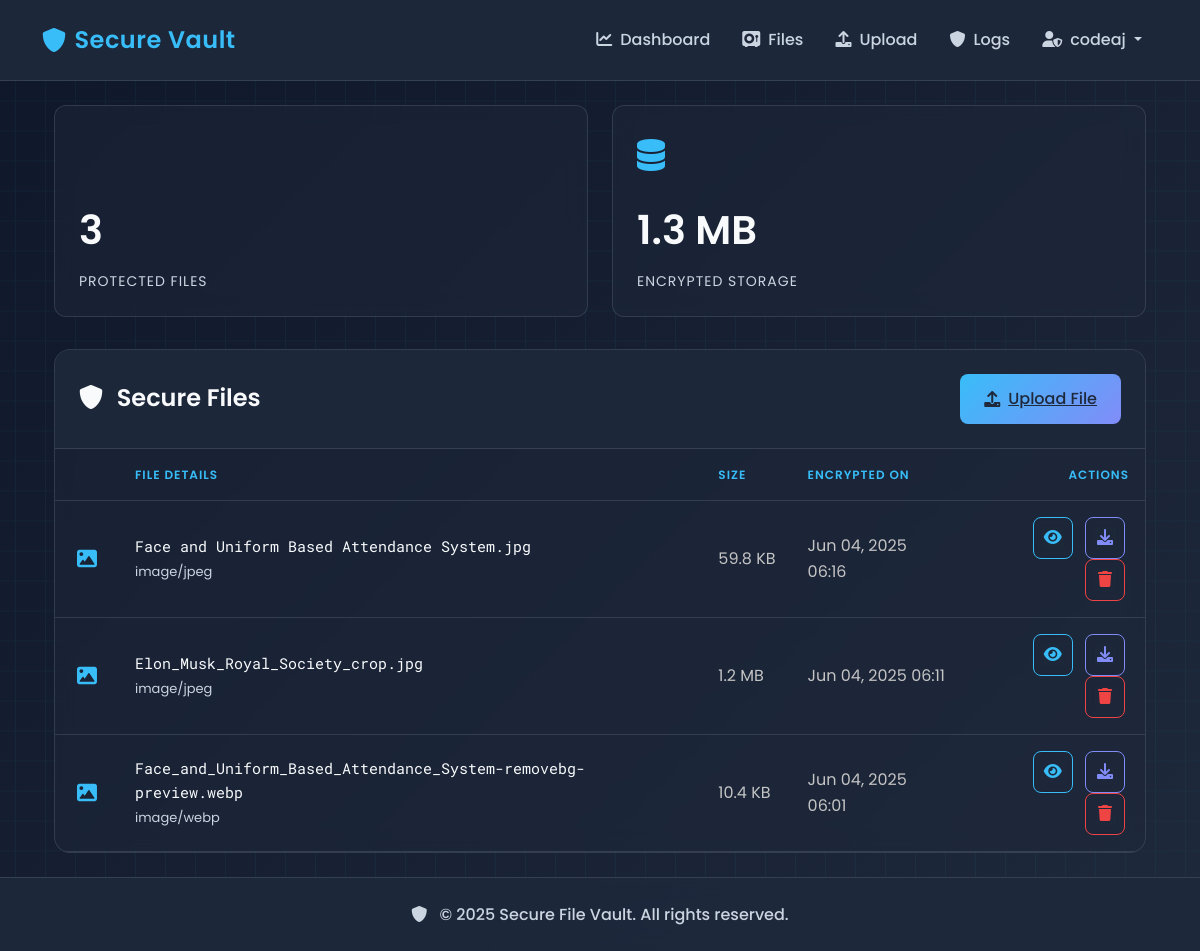
/vault/files/ (signed in), run on the app's committed database.
### users/models.py (models this page shows, shortened)
class CustomUser(AbstractUser):
    face_encoding = models.BinaryField(null=True, blank=True)
    use_face_auth = models.BooleanField(default=False)
    created_at = models.DateTimeField(auto_now_add=True)
    updated_at = models.DateTimeField(auto_now=True)
    class Meta:
        verbose_name = 'User'
        verbose_name_plural = 'Users'

### vault/models.py (models this page shows, shortened)
class EncryptedFile(models.Model):
    user = models.ForeignKey(settings.AUTH_USER_MODEL, on_delete=models.CASCADE)
    filename = models.CharField(max_length=255)
    original_filename = models.CharField(max_length=255)
    file_type = models.CharField(max_length=100)
    file_size = models.BigIntegerField()
    encrypted_path = models.CharField(max_length=255)
    salt = models.BinaryField()
    iv = models.BinaryField()
    created_at = models.DateTimeField(auto_now_add=True)
    updated_at = models.DateTimeField(auto_now=True)
    class Meta:
        ordering = ['-created_at']
        verbose_name = 'Encrypted File'
        verbose_name_plural = 'Encrypted Files'

### vault/views.py (the view)
# urls.py: path('files/', views.file_list, name='file-list'),
@login_required
def file_list(request):
    try:
        encrypted_files_path = settings.ENCRYPTED_FILES_ROOT
        if not os.path.exists(encrypted_files_path):
            os.makedirs(encrypted_files_path, exist_ok=True)
            print(f"Created encrypted files directory at {encrypted_files_path}")
        files = EncryptedFile.objects.filter(user=request.user).order_by('-created_at')
        file_count = files.count()
        print(f"Found {file_count} files for user {request.user.username}")
        total_size = files.aggregate(total=Sum('file_size'))['total'] or 0
        context = {
            'files': files,
            'total_size': total_size,
            'total_files': file_count,
            'user': request.user
        }
        return render(request, 'vault/file_list.html', context)
    except Exception as e:
        print(f"Error in file_list view: {str(e)}")
        messages.error(request, 'An error occurred while loading your files. Please try again.')
        return redirect('dashboard')

### templates/vault/file_list.html (shortened to what this page needs)
{% extends 'base.html' %}
{% load static %}
{% block content %}
<div class="container">
    <div class="stats-container">
        <div class="stats-grid">
            <div class="stat-card">
                <div class="stat-icon">
                </div>
                <div class="stat-value">{{ total_files }}</div>
                <div class="stat-label">Protected Files</div>
            </div>
            <div class="stat-card">
                <div class="stat-icon">
                    <i class="fas fa-database"></i>
                </div>
                <div class="stat-value">{{ total_size|filesizeformat }}</div>
                <div class="stat-label">Encrypted Storage</div>
            </div>
        </div>
    </div>
    <div class="files-container">
        <div class="table-header d-flex flex-wrap justify-content-between align-items-center">
            <h2>
                <i class="fas fa-shield-alt me-2"></i>
                Secure Files
            </h2>
            <a href="{% url 'upload-file' %}" class="upload-btn">
                <i class="fas fa-upload"></i>
                <span>Upload File</span>
            </a>
        </div>
        {% if files %}
            <div class="table-responsive">
                <table class="table align-middle mb-0">
                    <thead>
                        <tr>
                            <th style="width: 50px"></th>
                            <th>File Details</th>
                            <th>Size</th>
                            <th>Encrypted On</th>
                            <th class="text-end">Actions</th>
                        </tr>
                    </thead>
                    <tbody>
                        {% for file in files %}
                            <tr>
                                <td>
                                    <div class="file-icon">
                                        {% with file_type=file.file_type %}
                                            {% if 'image/' in file_type %}
                                                <i class="fas fa-image"></i>
                                            {% elif 'video/' in file_type %}
                                                <i class="fas fa-video"></i>
                                            {% elif 'audio/' in file_type %}
                                                <i class="fas fa-music"></i>
                                            {% elif 'application/pdf' in file_type %}
                                                <i class="fas fa-file-pdf"></i>
                                            {% elif 'msword' in file_type or 'wordprocessingml' in file_type %}
                                                <i class="fas fa-file-word"></i>
                                            {% elif 'spreadsheetml' in file_type or 'excel' in file_type %}
                                                <i class="fas fa-file-excel"></i>
                                            {% else %}
                                                <i class="fas fa-file-shield"></i>
                                            {% endif %}
                                        {% endwith %}
                                    </div>
                                </td>
                                <td>
                                    <div class="file-name">{{ file.original_filename }}</div>
                                    <div class="file-meta">{{ file.file_type }}</div>
                                </td>
                                <td>{{ file.file_size|filesizeformat }}</td>
                                <td>{{ file.created_at|date:"M d, Y H:i" }}</td>
                                <td>
                                    <div class="file-actions text-end">
                                        {% if 'image/' in file.file_type or 'application/pdf' in file.file_type %}
                                            <a href="{% url 'download-file' file.id %}?action=view"
                                               class="btn btn-outline-info"
                                               title="Secure View">
                                                <i class="fas fa-eye"></i>
                                            </a>
                                        {% endif %}
                                        <a href="{% url 'download-file' file.id %}?action=download"
                                           class="btn btn-outline-primary"
                                           title="Secure Download">
                                            <i class="fas fa-download"></i>
                                        </a>
                                        <a href="{% url 'delete-file' file.id %}"
                                           class="btn btn-outline-danger"
                                           title="Secure Delete">
                                            <i class="fas fa-trash"></i>
                                        </a>
                                    </div>
                                </td>
                            </tr>
                        {% endfor %}
                    </tbody>
                </table>
            </div>
        {% endif %}
    </div>
</div>
{% endblock %}

### templates/base.html (shortened to what this page needs)
<!DOCTYPE html>
<html lang="en">
<head>
    <link href="https://cdn.jsdelivr.net/npm/bootstrap@5.3.0/dist/css/bootstrap.min.css" rel="stylesheet">
    <link href="https://cdnjs.cloudflare.com/ajax/libs/font-awesome/6.0.0/css/all.min.css" rel="stylesheet">
</head>
<body>
    <div class="grid-bg"></div>
    <nav class="navbar navbar-expand-lg navbar-dark sticky-top">
        <div class="container">
            <a class="navbar-brand d-flex align-items-center" href="{% url 'dashboard' %}">
                <i class="fas fa-shield-alt me-2"></i>
                <span>Secure Vault</span>
            </a>
            <div class="collapse navbar-collapse" id="navbarNav">
                <ul class="navbar-nav ms-auto">
                    {% if user.is_authenticated %}
                        <li class="nav-item">
                            <a class="nav-link" href="{% url 'dashboard' %}">
                                <i class="fas fa-chart-line me-2"></i>Dashboard
                            </a>
                        </li>
                        <li class="nav-item">
                            <a class="nav-link" href="{% url 'file-list' %}">
                                <i class="fas fa-vault me-2"></i>Files
                            </a>
                        </li>
                        <li class="nav-item">
                            <a class="nav-link" href="{% url 'upload-file' %}">
                                <i class="fas fa-upload me-2"></i>Upload
                            </a>
                        </li>
                        <li class="nav-item">
                            <a class="nav-link" href="{% url 'access-logs' %}">
                                <i class="fas fa-shield-alt me-2"></i>Logs
                            </a>
                        </li>
                        <li class="nav-item dropdown">
                            <a class="nav-link dropdown-toggle" href="#" role="button" data-bs-toggle="dropdown">
                                <i class="fas fa-user-shield me-2"></i>{{ user.username }}
                            </a>
                        </li>
                    {% endif %}
                </ul>
            </div>
        </div>
    </nav>
    <div class="container py-4">
        {% block content %}{% endblock %}
    </div>
    <footer>
        <div class="container text-center">
            <p class="mb-0">
                <i class="fas fa-shield-alt me-2"></i>
                &copy; {% now "Y" %} Secure File Vault. All rights reserved.
            </p>
        </div>
    </footer>
</body>
</html>

### templates/base.html (style rules this page uses)
:root { --primary-color: #0f172a; --secondary-color: #38bdf8; --accent-color: #818cf8; --dark-color: #1e293b; --light-color: #f1f5f9; --danger-color: #ef4444; --success-color: #22c55e; --warning-color: #f59e0b; --text-primary: #f8fafc; --text-secondary: #cbd5e1; --border-color: rgba(148, 163, 184, 0.2); }
body { font-family: 'Poppins', sans-serif; background: linear-gradient(135deg, var(--primary-color), var(--dark-color)); color: var(--text-primary); min-height: 100vh; display: flex; flex-direction: column; line-height: 1.6; }
.navbar { background: rgba(30, 41, 59, 0.95); backdrop-filter: blur(10px); border-bottom: 1px solid var(--border-color); padding: 1rem 0; }
.navbar-brand { color: var(--secondary-color) !important; font-weight: 600; font-size: 1.5rem; letter-spacing: 0.5px; }
.nav-link { color: var(--text-secondary) !important; font-weight: 500; padding: 0.5rem 1rem !important; border-radius: 6px; transition: all 0.3s ease; }
.table { color: var(--text-primary); margin-bottom: 0; }
.table th { color: var(--secondary-color); font-weight: 600; text-transform: uppercase; font-size: 0.75rem; letter-spacing: 1px; padding: 1rem; border-bottom: 1px solid var(--border-color); }
.table td { padding: 1rem; vertical-align: middle; border-bottom: 1px solid var(--border-color); }
footer { background: rgba(30, 41, 59, 0.95); backdrop-filter: blur(10px); border-top: 1px solid var(--border-color); padding: 1.5rem 0; margin-top: auto; }
footer p { color: var(--text-secondary); font-weight: 500; }
.grid-bg { position: fixed; top: 0; left: 0; width: 100%; height: 100%; z-index: -1; opacity: 0.05; background-image: linear-gradient(var(--secondary-color) 1px, transparent 1px), linear-gradient(90deg, var(--secondary-color) 1px, transparent 1px); background-size: 30px 30px; background-position: center center; }
.table { --bs-table-color-type: initial; --bs-table-bg-type: initial; --bs-table-color-state: initial; --bs-table-bg-state: initial; --bs-table-color: #c4c4c4; --bs-table-bg: #ffffff00; --bs-table-border-color: var(--bs-border-color); }

### templates/vault/file_list.html (style rules this page uses)
.file-icon { font-size: 1.25rem; width: 2rem; text-align: center; color: var(--secondary-color); }
.file-actions .btn { padding: 0.5rem; font-size: 1rem; border-radius: 8px; margin: 0 0.25rem; min-width: 2.5rem; backdrop-filter: blur(5px); border: 1px solid var(--border-color); }
.file-actions .btn-outline-info { color: var(--secondary-color); border-color: var(--secondary-color); }
.file-actions .btn-outline-primary { color: var(--accent-color); border-color: var(--accent-color); }
.file-actions .btn-outline-danger { color: var(--danger-color); border-color: var(--danger-color); }
.stats-container { margin-bottom: 2rem; }
.stats-grid { display: grid; grid-template-columns: repeat(auto-fit, minmax(240px, 1fr)); gap: 1.5rem; margin-bottom: 2rem; }
.stat-card { background: rgba(30, 41, 59, 0.5); border: 1px solid var(--border-color); border-radius: 12px; padding: 1.5rem; backdrop-filter: blur(10px); transition: transform 0.3s ease; }
.stat-card .stat-icon { font-size: 2rem; color: var(--secondary-color); margin-bottom: 1rem; }
.stat-card .stat-value { font-size: 2.5rem; font-weight: 600; color: var(--text-primary); margin-bottom: 0.5rem; }
.stat-card .stat-label { color: var(--text-secondary); font-size: 0.875rem; text-transform: uppercase; letter-spacing: 1px; }
.files-container { background: rgba(30, 41, 59, 0.5); border: 1px solid var(--border-color); border-radius: 16px; overflow: hidden; backdrop-filter: blur(10px); }
.table-header { background: rgba(30, 41, 59, 0.95); padding: 1.5rem; border-bottom: 1px solid var(--border-color); }
.table-header h2 { margin: 0; color: var(--text-primary); font-size: 1.5rem; font-weight: 600; }
.upload-btn { background: linear-gradient(135deg, var(--secondary-color), var(--accent-color)); color: var(--dark-color); border: none; padding: 0.75rem 1.5rem; border-radius: 8px; font-weight: 500; display: inline-flex; align-items: center; gap: 0.5rem; transition: all 0.3s ease; }
.file-name { font-family: 'Roboto Mono', monospace; color: var(--text-primary); font-size: 0.9375rem; margin-bottom: 0.25rem; }
.file-meta { color: var(--text-secondary); font-size: 0.8125rem; }
.table-responsive { min-height: 300px; }

### data on the page
CustomUser: username "codeaj"
EncryptedFile: original_filename "Face and Uniform Based Attendance System.jpg", file_type "image/jpeg", file_size|filesizeformat "59.8 KB", created_at "Jun 04, 2025 06:16"
EncryptedFile: original_filename "Elon_Musk_Royal_Society_crop.jpg", file_type "image/jpeg", file_size|filesizeformat "1.2 MB", created_at "Jun 04, 2025 06:11"
EncryptedFile: original_filename "Face_and_Uniform_Based_Attendance_System-removebg-preview.webp", file_type "image/webp", file_size|filesizeformat "10.4 KB", created_at "Jun 04, 2025 06:01"

### other printed values
{{ total_files }} "3"
{{ total_size|filesizeformat }} "1.3 MB"
